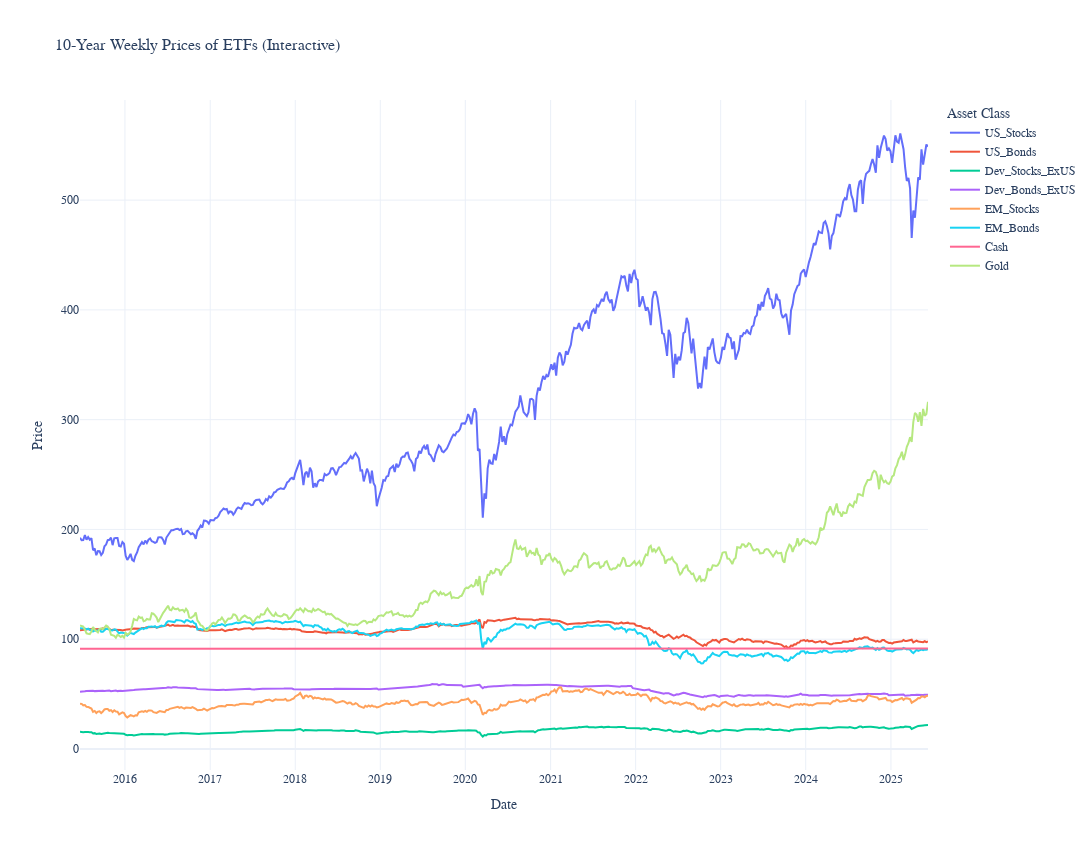
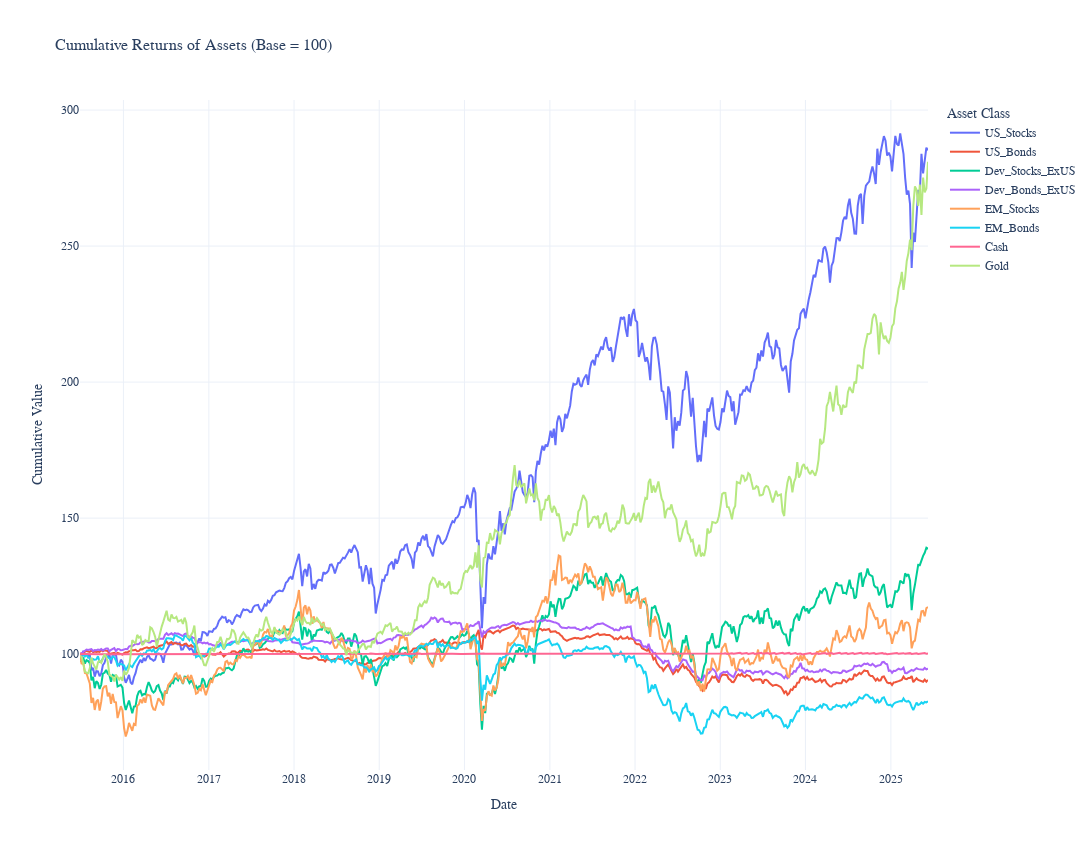
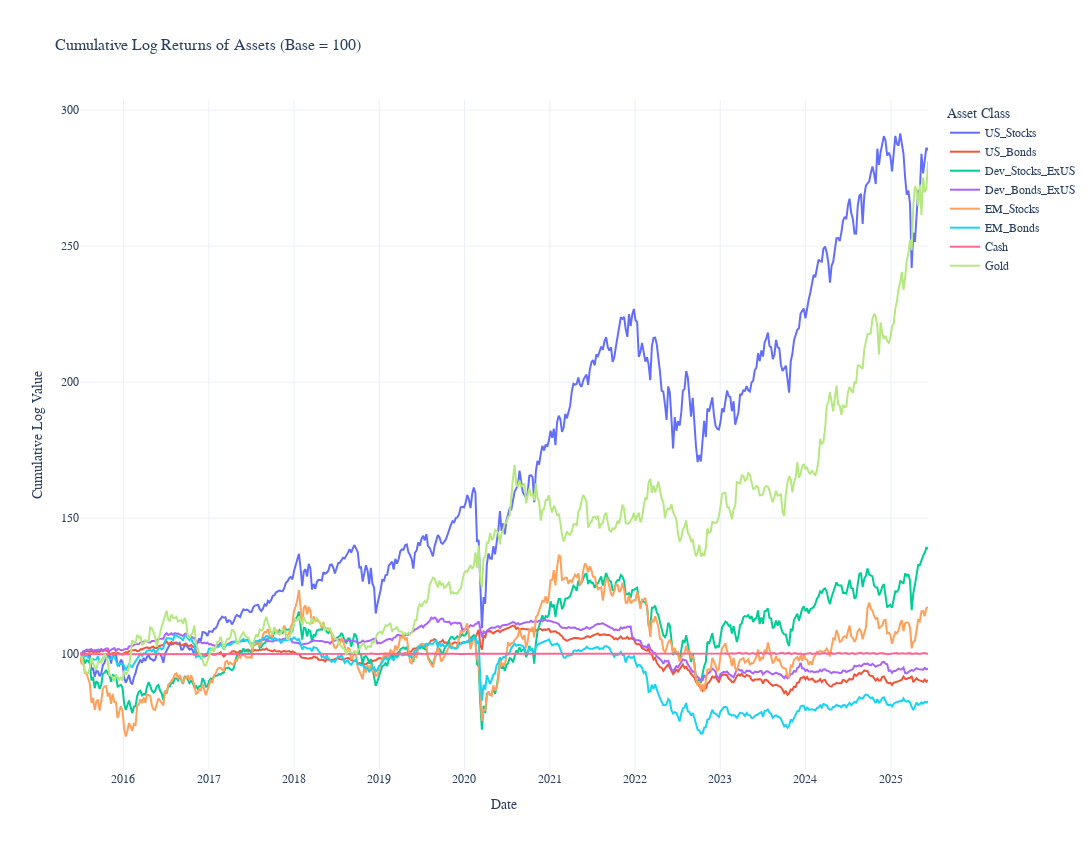

Notebook cell for these charts, in order:
### Code cell
# Create interactive line chart for ETF prices
fig = go.Figure()
for col in data.columns:
    fig.add_trace(go.Scatter(x=data.index, y=data[col], mode='lines', name=col))

fig.update_layout(
    xaxis_title='Date',
    yaxis_title='Price',
    hovermode='x unified',
    template='plotly_white',
    font=dict(family="sans-serif", size=12),
    title=dict(text='10-Year Weekly Prices of ETFs (Interactive)', font=dict(size=16)),
    legend=dict(title="Asset Class"),
    width=1100,
    height=850
)
pyo.iplot(fig)
pio.write_image(fig, "exports/asset_prices_10_years.png", width=1100, height=850)


# Calculate simple weekly returns
# Drop the first row to avoid NaN values in returns calculation
simple_returns = data.pct_change().dropna()

# Cumulative returns from normalized starting point (100)
cumulative_returns = (1 + simple_returns).cumprod() * 100

fig = go.Figure()

for col in cumulative_returns.columns:
    fig.add_trace(go.Scatter(x=cumulative_returns.index, y=cumulative_returns[col], mode='lines', name=col))

fig.update_layout(
    xaxis_title='Date',
    yaxis_title='Cumulative Value',
    hovermode='x unified',
    template='plotly_white',
    font=dict(family="sans-serif", size=12),
    title=dict(text='Cumulative Returns of Assets (Base = 100)', font=dict(size=16)),
    legend=dict(title="Asset Class"),
    width=1100,
    height=850
)

pyo.iplot(fig)
pio.write_image(fig, "exports/cumulative_returns_10_years.png", width=1100, height=850)

# Calculate log weekly returns
# Drop the first row to avoid NaN values in returns calculation
log_returns = np.log(data / data.shift(1)).dropna()

# Cumulative returns from normalized starting point (100) using log returns
# Note: Cumulative returns from log returns are calculated differently 
cum_log_returns = np.exp(log_returns.cumsum()) * 100

# Create a new plotly figure for cumulative log returns
fig_log = go.Figure()

for col in cum_log_returns.columns:
    fig_log.add_trace(go.Scatter(x=cum_log_returns.index, y=cum_log_returns[col], mode='lines', name=col))

fig_log.update_layout(
    xaxis_title='Date',
    yaxis_title='Cumulative Log Value',
    hovermode='x unified',
    template='plotly_white',
    font=dict(family="sans-serif", size=12),
    title=dict(text='Cumulative Log Returns of Assets (Base = 100)', font=dict(size=16)),
    legend=dict(title="Asset Class"),
    width=1100,
    height=850
)

pyo.iplot(fig_log)
pio.write_image(fig, "exports/cumulative_log_returns_10_years.png", width=1100, height=850)

### Figure 1 — Plotly figure (JSON) as saved in the notebook; plotly's stock layout.template omitted (floating-point values rounded to 4 significant figures; data arrays with more than 128 entries replaced by an {"elided": "..."} marker saying what was removed)
{"data": [{"mode": "lines", "name": "US_Stocks", "type": "scatter", "x": {"elided": "521 str values"}, "y": {"elided": "521 float values"}}, {"mode": "lines", "name": "US_Bonds", "type": "scatter", "x": {"elided": "521 str values"}, "y": {"elided": "521 float values"}}, {"mode": "lines", "name": "Dev_Stocks_ExUS", "type": "scatter", "x": {"elided": "521 str values"}, "y": {"elided": "521 float values"}}, {"mode": "lines", "name": "Dev_Bonds_ExUS", "type": "scatter", "x": {"elided": "521 str values"}, "y": {"elided": "521 float values"}}, {"mode": "lines", "name": "EM_Stocks", "type": "scatter", "x": {"elided": "521 str values"}, "y": {"elided": "521 float values"}}, {"mode": "lines", "name": "EM_Bonds", "type": "scatter", "x": {"elided": "521 str values"}, "y": {"elided": "521 float values"}}, {"mode": "lines", "name": "Cash", "type": "scatter", "x": {"elided": "521 str values"}, "y": {"elided": "521 float values"}}, {"mode": "lines", "name": "Gold", "type": "scatter", "x": {"elided": "521 str values"}, "y": {"elided": "521 float values"}}], "layout": {"font": {"family": "sans-serif", "size": 12}, "height": 850, "hovermode": "x unified", "legend": {"title": {"text": "Asset Class"}}, "title": {"font": {"size": 16}, "text": "10-Year Weekly Prices of ETFs (Interactive)"}, "width": 1100, "xaxis": {"title": {"text": "Date"}}, "yaxis": {"title": {"text": "Price"}}}}

### Figure 2 — Plotly figure (JSON) as saved in the notebook; plotly's stock layout.template omitted (floating-point values rounded to 4 significant figures; data arrays with more than 128 entries replaced by an {"elided": "..."} marker saying what was removed)
{"data": [{"mode": "lines", "name": "US_Stocks", "type": "scatter", "x": {"elided": "520 str values"}, "y": {"elided": "520 float values"}}, {"mode": "lines", "name": "US_Bonds", "type": "scatter", "x": {"elided": "520 str values"}, "y": {"elided": "520 float values"}}, {"mode": "lines", "name": "Dev_Stocks_ExUS", "type": "scatter", "x": {"elided": "520 str values"}, "y": {"elided": "520 float values"}}, {"mode": "lines", "name": "Dev_Bonds_ExUS", "type": "scatter", "x": {"elided": "520 str values"}, "y": {"elided": "520 float values"}}, {"mode": "lines", "name": "EM_Stocks", "type": "scatter", "x": {"elided": "520 str values"}, "y": {"elided": "520 float values"}}, {"mode": "lines", "name": "EM_Bonds", "type": "scatter", "x": {"elided": "520 str values"}, "y": {"elided": "520 float values"}}, {"mode": "lines", "name": "Cash", "type": "scatter", "x": {"elided": "520 str values"}, "y": {"elided": "520 float values"}}, {"mode": "lines", "name": "Gold", "type": "scatter", "x": {"elided": "520 str values"}, "y": {"elided": "520 float values"}}], "layout": {"font": {"family": "sans-serif", "size": 12}, "height": 850, "hovermode": "x unified", "legend": {"title": {"text": "Asset Class"}}, "title": {"font": {"size": 16}, "text": "Cumulative Returns of Assets (Base = 100)"}, "width": 1100, "xaxis": {"title": {"text": "Date"}}, "yaxis": {"title": {"text": "Cumulative Value"}}}}

### Figure 3 — Plotly figure (JSON) as saved in the notebook; plotly's stock layout.template omitted (floating-point values rounded to 4 significant figures; data arrays with more than 128 entries replaced by an {"elided": "..."} marker saying what was removed)
{"data": [{"mode": "lines", "name": "US_Stocks", "type": "scatter", "x": {"elided": "520 str values"}, "y": {"elided": "520 float values"}}, {"mode": "lines", "name": "US_Bonds", "type": "scatter", "x": {"elided": "520 str values"}, "y": {"elided": "520 float values"}}, {"mode": "lines", "name": "Dev_Stocks_ExUS", "type": "scatter", "x": {"elided": "520 str values"}, "y": {"elided": "520 float values"}}, {"mode": "lines", "name": "Dev_Bonds_ExUS", "type": "scatter", "x": {"elided": "520 str values"}, "y": {"elided": "520 float values"}}, {"mode": "lines", "name": "EM_Stocks", "type": "scatter", "x": {"elided": "520 str values"}, "y": {"elided": "520 float values"}}, {"mode": "lines", "name": "EM_Bonds", "type": "scatter", "x": {"elided": "520 str values"}, "y": {"elided": "520 float values"}}, {"mode": "lines", "name": "Cash", "type": "scatter", "x": {"elided": "520 str values"}, "y": {"elided": "520 float values"}}, {"mode": "lines", "name": "Gold", "type": "scatter", "x": {"elided": "520 str values"}, "y": {"elided": "520 float values"}}], "layout": {"font": {"family": "sans-serif", "size": 12}, "height": 850, "hovermode": "x unified", "legend": {"title": {"text": "Asset Class"}}, "title": {"font": {"size": 16}, "text": "Cumulative Log Returns of Assets (Base = 100)"}, "width": 1100, "xaxis": {"title": {"text": "Date"}}, "yaxis": {"title": {"text": "Cumulative Log Value"}}}}
